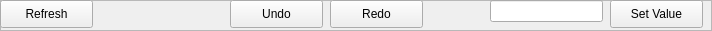
         <widget class="QFrame" name="frame_3">
          <property name="sizePolicy">
           <sizepolicy hsizetype="Fixed" vsizetype="Preferred">
            <horstretch>0</horstretch>
            <verstretch>0</verstretch>
           </sizepolicy>
          </property>
          <property name="minimumSize">
           <size>
            <width>711</width>
            <height>31</height>
           </size>
          </property>
          <property name="maximumSize">
           <size>
            <width>16777215</width>
            <height>31</height>
           </size>
          </property>
          <property name="frameShape">
           <enum>QFrame::StyledPanel</enum>
          </property>
          <property name="frameShadow">
           <enum>QFrame::Raised</enum>
          </property>
          <widget class="QPushButton" name="pushButtonRefresh">
           <property name="geometry">
            <rect>
             <x>0</x>
             <y>0</y>
             <width>93</width>
             <height>28</height>
            </rect>
           </property>
           <property name="minimumSize">
            <size>
             <width>93</width>
             <height>28</height>
            </size>
           </property>
           <property name="maximumSize">
            <size>
             <width>93</width>
             <height>28</height>
            </size>
           </property>
           <property name="text">
            <string>Refresh</string>
           </property>
          </widget>
          <widget class="QPushButton" name="pushButtonSetValue">
           <property name="geometry">
            <rect>
             <x>610</x>
             <y>0</y>
             <width>93</width>
             <height>28</height>
            </rect>
           </property>
           <property name="minimumSize">
            <size>
             <width>93</width>
             <height>28</height>
            </size>
           </property>
           <property name="maximumSize">
            <size>
             <width>93</width>
             <height>28</height>
            </size>
           </property>
           <property name="text">
            <string>Set Value</string>
           </property>
          </widget>
          <widget class="QPushButton" name="pushButtonRedo">
           <property name="geometry">
            <rect>
             <x>330</x>
             <y>0</y>
             <width>93</width>
             <height>28</height>
            </rect>
           </property>
           <property name="minimumSize">
            <size>
             <width>93</width>
             <height>28</height>
            </size>
           </property>
           <property name="maximumSize">
            <size>
             <width>93</width>
             <height>28</height>
            </size>
           </property>
           <property name="text">
            <string>Redo</string>
           </property>
          </widget>
          <widget class="QLineEdit" name="lineEditSetValue">
           <property name="geometry">
            <rect>
             <x>490</x>
             <y>0</y>
             <width>113</width>
             <height>22</height>
            </rect>
           </property>
           <property name="sizePolicy">
            <sizepolicy hsizetype="Preferred" vsizetype="Fixed">
             <horstretch>0</horstretch>
             <verstretch>0</verstretch>
            </sizepolicy>
           </property>
           <property name="minimumSize">
            <size>
             <width>0</width>
             <height>22</height>
            </size>
           </property>
           <property name="maximumSize">
            <size>
             <width>16777215</width>
             <height>22</height>
            </size>
           </property>
           <property name="font">
            <font>
             <family>Consolas</family>
            </font>
           </property>
           <property name="maxLength">
            <number>41</number>
           </property>
          </widget>
          <widget class="QPushButton" name="pushButtonUndo">
           <property name="geometry">
            <rect>
             <x>230</x>
             <y>0</y>
             <width>93</width>
             <height>28</height>
            </rect>
           </property>
           <property name="minimumSize">
            <size>
             <width>93</width>
             <height>28</height>
            </size>
           </property>
           <property name="maximumSize">
            <size>
             <width>93</width>
             <height>28</height>
            </size>
           </property>
           <property name="text">
            <string>Undo</string>
           </property>
          </widget>
         </widget>
